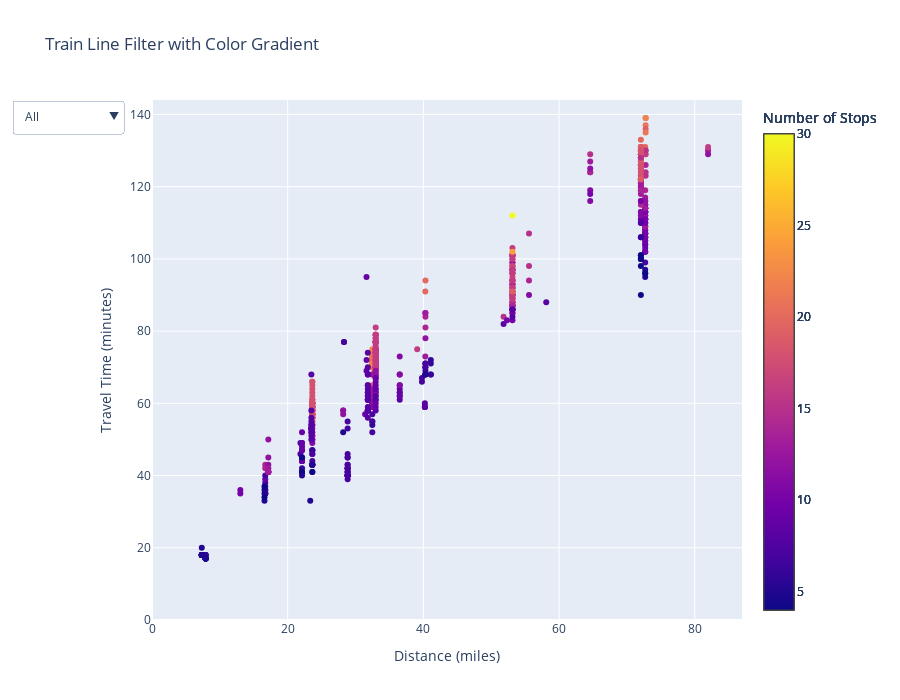

Notebook code for this chart:
### Code cell
df = pd.DataFrame(num_stops)
df["travel_time"] = df["travel_time"] / 60  # Convert to hours
df = df[df["distance"] != "NA"]
global_min = df["number_of_stops"].min()
global_max = df["number_of_stops"].max()
xaxis_max = df['distance'].max() + 5
yaxis_max = df['travel_time'].max() + 5
# Get unique train lines
train_lines = df["train_line"].unique()

# Create traces for each train line
fig = go.Figure()

# Define the colorscale for the gradient
colorscale = px.colors.sequential.Plasma

for line in train_lines:
    filtered_df = df[df["train_line"] == line]
    fig.add_trace(
        go.Scatter(
            x=filtered_df["distance"],
            y=filtered_df["travel_time"],
            mode="markers",
            marker=dict(
                color=filtered_df["number_of_stops"], 
                colorscale=colorscale,
                cmin=global_min,  
                cmax=global_max,  
                colorbar=dict(
                    title="Number of Stops",
                ),
            ),
            name=line, 
            hovertext=filtered_df["train_label"],
            visible=True, 
        )
    )


# Add dropdown buttons
buttons = [
    dict(
        label=line,
        method="update",
        args=[
            {"visible": [line == train for train in train_lines]}, 
            {"title": f"Train Line: {line}"},
        ],
    )
    for line in train_lines
]
buttons.insert(
    0,
    dict(
        label="All",
        method="update",
        args=[
            {"visible": [True] * len(train_lines)},  
            {"title": "All Train Lines"},
        ],
    )
)

# Update layout
fig.update_layout(
    updatemenus=[
        dict(
            buttons=buttons,
            direction="down",
            showactive=True,
        )
    ],
    title="Train Line Filter with Color Gradient",
    xaxis_range = [0,xaxis_max],
    yaxis_range = [0,yaxis_max],
    xaxis_title="Distance (miles)",
    yaxis_title="Travel Time (minutes)",
    height = 700,
    showlegend=False
)

fig.show()

### Figure 1 — Plotly figure (JSON) as saved in the notebook; plotly's stock layout.template omitted (floating-point values rounded to 4 significant figures; data arrays with more than 128 entries replaced by an {"elided": "..."} marker saying what was removed)
{"data": [{"hovertext": {"elided": "208 str values"}, "marker": {"cmax": 30, "cmin": 4, "color": {"elided": "208 int values"}, "colorbar": {"title": {"text": "Number of Stops"}}, "colorscale": [[0, "#0d0887"], [0.1111, "#46039f"], [0.2222, "#7201a8"], [0.3333, "#9c179e"], [0.4444, "#bd3786"], [0.5556, "#d8576b"], [0.6667, "#ed7953"], [0.7778, "#fb9f3a"], [0.8889, "#fdca26"], [1, "#f0f921"]]}, "mode": "markers", "name": "Harlem", "type": "scatter", "visible": true, "x": {"elided": "208 float values"}, "y": {"elided": "208 int values"}}, {"hovertext": {"elided": "156 str values"}, "marker": {"cmax": 30, "cmin": 4, "color": {"elided": "156 int values"}, "colorbar": {"title": {"text": "Number of Stops"}}, "colorscale": [[0, "#0d0887"], [0.1111, "#46039f"], [0.2222, "#7201a8"], [0.3333, "#9c179e"], [0.4444, "#bd3786"], [0.5556, "#d8576b"], [0.6667, "#ed7953"], [0.7778, "#fb9f3a"], [0.8889, "#fdca26"], [1, "#f0f921"]]}, "mode": "markers", "name": "Hudson", "type": "scatter", "visible": true, "x": {"elided": "156 float values"}, "y": {"elided": "156 int values"}}, {"hovertext": {"elided": "211 str values"}, "marker": {"cmax": 30, "cmin": 4, "color": {"elided": "211 int values"}, "colorbar": {"title": {"text": "Number of Stops"}}, "colorscale": [[0, "#0d0887"], [0.1111, "#46039f"], [0.2222, "#7201a8"], [0.3333, "#9c179e"], [0.4444, "#bd3786"], [0.5556, "#d8576b"], [0.6667, "#ed7953"], [0.7778, "#fb9f3a"], [0.8889, "#fdca26"], [1, "#f0f921"]]}, "mode": "markers", "name": "New Haven", "type": "scatter", "visible": true, "x": {"elided": "211 float values"}, "y": {"elided": "211 int values"}}, {"hovertext": ["1707 New Canaan (New Canaan - Grand Central)", "1710 New Canaan (Grand Central - New Canaan)", "1711 New Canaan (New Canaan - Grand Central)", "1712 New Canaan (Grand Central - New Canaan)", "1716 New Canaan (Stamford - New Canaan)", "1718 New Canaan (Stamford - New Canaan)", "1723 New Canaan (New Canaan - Grand Central)", "1726 New Canaan (Stamford - New Canaan)", "1730 New Canaan (Stamford - New Canaan)", "1731 New Canaan (New Canaan - Grand Central)", "1734 New Canaan (Stamford - New Canaan)", "1735 New Canaan (New Canaan - Grand Central)", "1738 New Canaan (Stamford - New Canaan)", "1740 New Canaan (Grand Central - New Canaan)", "1741 New Canaan (New Canaan - Stamford)", "1745 New Canaan (New Canaan - Stamford)", "1750 New Canaan (Grand Central - New Canaan)", "1751 New Canaan (New Canaan - Stamford)", "1752 New Canaan (Grand Central - New Canaan)", "1755 New Canaan (New Canaan - Stamford)", "1758 New Canaan (Grand Central - New Canaan)", "1763 New Canaan (New Canaan - Stamford)", "1767 New Canaan (New Canaan - Stamford)", "1770 New Canaan (Grand Central - New Canaan)", "1771 New Canaan (New Canaan - Stamford)", "1774 New Canaan (Grand Central - New Canaan)", "1775 New Canaan (New Canaan - Grand Central)", "1777 New Canaan (New Canaan - Grand Central)", "1778 New Canaan (Grand Central - New Canaan)", "1782 New Canaan (Stamford - New Canaan)", "1786 New Canaan (Stamford - New Canaan)", "1787 New Canaan (New Canaan - Stamford)", "1790 New Canaan (Stamford - New Canaan)", "1791 New Canaan (New Canaan - Stamford)", "1794 New Canaan (Stamford - New Canaan)", "1795 New Canaan (New Canaan - Stamford)", "1797 New Canaan (New Canaan - Stamford)", "1798 New Canaan (Stamford - New Canaan)", "1799 New Canaan (New Canaan - Stamford)"], "marker": {"cmax": 30, "cmin": 4, "color": [13, 20, 7, 14, 5, 5, 7, 5, 5, 5, 5, 8, 5, 13, 5, 5, 14, 5, 6, 5, 5, 5, 5, 7, 6, 7, 13, 20, 12, 5, 5, 5, 5, 5, 5, 5, 5, 5, 5], "colorbar": {"title": {"text": "Number of Stops"}}, "colorscale": [[0, "#0d0887"], [0.1111, "#46039f"], [0.2222, "#7201a8"], [0.3333, "#9c179e"], [0.4444, "#bd3786"], [0.5556, "#d8576b"], [0.6667, "#ed7953"], [0.7778, "#fb9f3a"], [0.8889, "#fdca26"], [1, "#f0f921"]]}, "mode": "markers", "name": "New Canaan", "type": "scatter", "visible": true, "x": [40.29, 40.31, 40.29, 40.31, 7.338, 7.338, 40.29, 7.338, 7.338, 40.29, 7.338, 40.29, 7.338, 40.31, 7.906, 7.906, 40.31, 7.906, 40.31, 7.906, 40.31, 7.906, 7.906, 40.31, 7.906, 40.31, 40.29, 40.29, 40.31, 7.338, 7.338, 7.906, 7.338, 7.906, 7.338, 7.906, 7.906, 7.338, 7.906], "y": [73, 94, 68, 84, 18, 18, 70, 18, 18, 68, 18, 71, 18, 85, 18, 18, 81, 17, 69, 17, 68, 17, 17, 71, 18, 70, 85, 91, 78, 18, 18, 17, 18, 17, 18, 17, 17, 20, 17]}, {"hovertext": ["1806 Danbury (South Norwalk - Danbury)", "1811 Danbury (Danbury - Grand Central)", "1812 Danbury (South Norwalk - Danbury)", "1816 Danbury (South Norwalk - Danbury)", "1819 Danbury (Danbury - Grand Central)", "1822 Danbury (South Norwalk - Danbury)", "1830 Danbury (South Norwalk - Danbury)", "1831 Danbury (Danbury - Grand Central)", "1837 Danbury (Danbury - South Norwalk)", "1838 Danbury (South Norwalk - Danbury)", "1841 Danbury (Danbury - Grand Central)", "1844 Danbury (Stamford - Danbury)", "1848 Danbury (Grand Central - Danbury)", "1849 Danbury (Danbury - Stamford)", "1855 Danbury (Danbury - South Norwalk)", "1860 Danbury (Grand Central - Danbury)", "1861 Danbury (Danbury - South Norwalk)", "1867 Danbury (Danbury - South Norwalk)", "1868 Danbury (Grand Central - Danbury)", "1874 Danbury (South Norwalk - Danbury)", "1875 Danbury (Danbury - South Norwalk)", "1881 Danbury (Danbury - South Norwalk)", "1882 Danbury (Grand Central - Danbury)", "1889 Danbury (Danbury - Stamford)", "1894 Danbury (South Norwalk - Danbury)", "1897 Danbury (Danbury - South Norwalk)"], "marker": {"cmax": 30, "cmin": 4, "color": [8, 13, 8, 8, 11, 8, 8, 11, 8, 8, 14, 9, 13, 9, 8, 10, 8, 8, 12, 8, 8, 8, 15, 9, 8, 8], "colorbar": {"title": {"text": "Number of Stops"}}, "colorscale": [[0, "#0d0887"], [0.1111, "#46039f"], [0.2222, "#7201a8"], [0.3333, "#9c179e"], [0.4444, "#bd3786"], [0.5556, "#d8576b"], [0.6667, "#ed7953"], [0.7778, "#fb9f3a"], [0.8889, "#fdca26"], [1, "#f0f921"]]}, "mode": "markers", "name": "Danbury", "type": "scatter", "visible": true, "x": [23.49, 64.59, 23.49, 23.49, 64.59, 23.49, 23.49, 64.59, 23.49, 23.49, 64.59, 31.62, 64.59, 31.62, 23.49, 64.59, 23.49, 23.49, 64.59, 23.49, 23.49, 23.49, 64.59, 31.62, 23.49, 23.49], "y": [68, 124, 54, 53, 116, 52, 53, 119, 53, 52, 124, 72, 127, 69, 56, 118, 54, 55, 125, 50, 58, 53, 129, 95, 51, 53]}, {"hovertext": ["1902 Waterbury (Bridgeport - Waterbury)", "1908 Waterbury (Bridgeport - Waterbury)", "1911 Waterbury (Waterbury - Bridgeport)", "1916 Waterbury (Bridgeport - Waterbury)", "1922 Waterbury (Bridgeport - Waterbury)", "1925 Waterbury (Waterbury - Bridgeport)", "1928 Waterbury (Bridgeport - Waterbury)", "1935 Waterbury (Waterbury - Bridgeport)", "1936 Waterbury (Bridgeport - Waterbury)", "1942 Waterbury (Bridgeport - Waterbury)", "1949 Waterbury (Waterbury - Bridgeport)", "1956 Waterbury (Bridgeport - Waterbury)", "1957 Waterbury (Waterbury - Bridgeport)", "1965 Waterbury (Waterbury - Bridgeport)", "1973 Waterbury (Waterbury - Bridgeport)", "1974 Waterbury (Bridgeport - Waterbury)", "1979 Waterbury (Waterbury - Bridgeport)", "1985 Waterbury (Waterbury - Bridgeport)", "1990 Waterbury (Bridgeport - Waterbury)", "1991 Waterbury (Waterbury - Bridgeport)", "1995 Waterbury (Waterbury - Bridgeport)", "1997 Waterbury (Waterbury - Bridgeport)", "B1456 Waterbury (Bridgeport - Waterbury)", "B1538 Waterbury (Bridgeport - Waterbury)"], "marker": {"cmax": 30, "cmin": 4, "color": [8, 8, 8, 8, 8, 8, 8, 8, 8, 8, 8, 8, 8, 8, 8, 8, 8, 8, 8, 8, 8, 8, 7, 7], "colorbar": {"title": {"text": "Number of Stops"}}, "colorscale": [[0, "#0d0887"], [0.1111, "#46039f"], [0.2222, "#7201a8"], [0.3333, "#9c179e"], [0.4444, "#bd3786"], [0.5556, "#d8576b"], [0.6667, "#ed7953"], [0.7778, "#fb9f3a"], [0.8889, "#fdca26"], [1, "#f0f921"]]}, "mode": "markers", "name": "Waterbury", "type": "scatter", "visible": true, "x": [31.81, 31.81, 31.81, 31.81, 31.81, 31.81, 31.81, 31.81, 31.81, 31.81, 31.81, 31.81, 31.81, 31.81, 31.81, 31.81, 31.81, 31.81, 31.81, 31.81, 31.81, 31.81, 28.3, 28.3], "y": [68, 74, 58, 70, 61, 58, 65, 58, 61, 63, 58, 61, 58, 61, 64, 65, 62, 62, 68, 63, 59, 56, 77, 77]}], "layout": {"height": 700, "showlegend": false, "title": {"text": "Train Line Filter with Color Gradient"}, "updatemenus": [{"buttons": [{"args": [{"visible": [true, true, true, true, true, true]}, {"title": "All Train Lines"}], "label": "All", "method": "update"}, {"args": [{"visible": [true, false, false, false, false, false]}, {"title": "Train Line: Harlem"}], "label": "Harlem", "method": "update"}, {"args": [{"visible": [false, true, false, false, false, false]}, {"title": "Train Line: Hudson"}], "label": "Hudson", "method": "update"}, {"args": [{"visible": [false, false, true, false, false, false]}, {"title": "Train Line: New Haven"}], "label": "New Haven", "method": "update"}, {"args": [{"visible": [false, false, false, true, false, false]}, {"title": "Train Line: New Canaan"}], "label": "New Canaan", "method": "update"}, {"args": [{"visible": [false, false, false, false, true, false]}, {"title": "Train Line: Danbury"}], "label": "Danbury", "method": "update"}, {"args": [{"visible": [false, false, false, false, false, true]}, {"title": "Train Line: Waterbury"}], "label": "Waterbury", "method": "update"}], "direction": "down", "showactive": true}], "xaxis": {"range": [0, 86.96], "title": {"text": "Distance (miles)"}}, "yaxis": {"range": [0, 144], "title": {"text": "Travel Time (minutes)"}}}}
